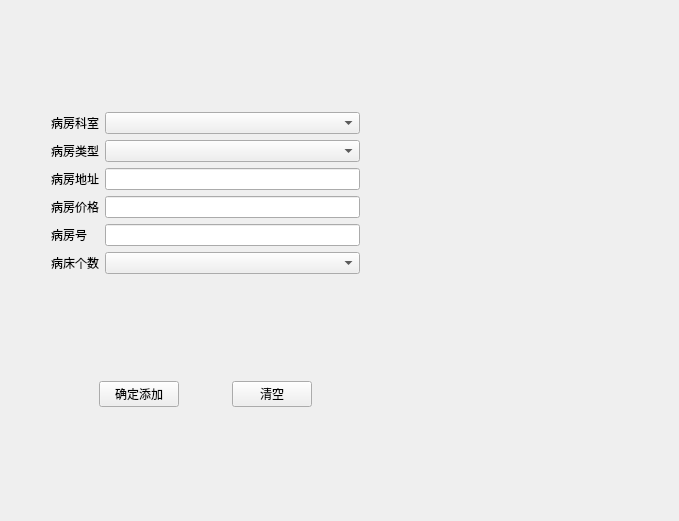
<?xml version="1.0" encoding="UTF-8"?>
<ui version="4.0">
 <class>WardAddBtn</class>
 <widget class="QWidget" name="WardAddBtn">
  <property name="geometry">
   <rect>
    <x>0</x>
    <y>0</y>
    <width>679</width>
    <height>521</height>
   </rect>
  </property>
  <property name="windowTitle">
   <string>Form</string>
  </property>
  <property name="styleSheet">
   <string notr="true"/>
  </property>
  <layout class="QHBoxLayout" name="horizontalLayout_4">
   <item>
    <layout class="QHBoxLayout" name="horizontalLayout_3">
     <item>
      <spacer name="horizontalSpacer">
       <property name="orientation">
        <enum>Qt::Horizontal</enum>
       </property>
       <property name="sizeType">
        <enum>QSizePolicy::Fixed</enum>
       </property>
       <property name="sizeHint" stdset="0">
        <size>
         <width>40</width>
         <height>20</height>
        </size>
       </property>
      </spacer>
     </item>
     <item>
      <layout class="QVBoxLayout" name="verticalLayout_3">
       <item>
        <layout class="QHBoxLayout" name="horizontalLayout">
         <item>
          <layout class="QVBoxLayout" name="verticalLayout">
           <item>
            <widget class="QLabel" name="label">
             <property name="text">
              <string>病房科室</string>
             </property>
            </widget>
           </item>
           <item>
            <widget class="QLabel" name="label_2">
             <property name="text">
              <string>病房类型</string>
             </property>
            </widget>
           </item>
           <item>
            <widget class="QLabel" name="label_5">
             <property name="text">
              <string>病房地址</string>
             </property>
            </widget>
           </item>
           <item>
            <widget class="QLabel" name="label_3">
             <property name="text">
              <string>病房价格</string>
             </property>
            </widget>
           </item>
           <item>
            <widget class="QLabel" name="label_6">
             <property name="text">
              <string>病房号</string>
             </property>
            </widget>
           </item>
           <item>
            <widget class="QLabel" name="label_4">
             <property name="text">
              <string>病床个数</string>
             </property>
            </widget>
           </item>
          </layout>
         </item>
         <item>
          <layout class="QVBoxLayout" name="verticalLayout_2">
           <item>
            <widget class="QComboBox" name="comboBoxSectionRoom"/>
           </item>
           <item>
            <widget class="QComboBox" name="comboBoxWardType"/>
           </item>
           <item>
            <widget class="QLineEdit" name="lineEditAddress"/>
           </item>
           <item>
            <widget class="QLineEdit" name="lineEditPrice"/>
           </item>
           <item>
            <widget class="QLineEdit" name="lineEditId"/>
           </item>
           <item>
            <widget class="QComboBox" name="comboBoxNumber"/>
           </item>
          </layout>
         </item>
        </layout>
       </item>
       <item>
        <layout class="QHBoxLayout" name="horizontalLayout_2">
         <item>
          <spacer name="horizontalSpacer_3">
           <property name="orientation">
            <enum>Qt::Horizontal</enum>
           </property>
           <property name="sizeHint" stdset="0">
            <size>
             <width>40</width>
             <height>20</height>
            </size>
           </property>
          </spacer>
         </item>
         <item>
          <widget class="QPushButton" name="btnSureAdd">
           <property name="text">
            <string>确定添加</string>
           </property>
          </widget>
         </item>
         <item>
          <spacer name="horizontalSpacer_5">
           <property name="orientation">
            <enum>Qt::Horizontal</enum>
           </property>
           <property name="sizeHint" stdset="0">
            <size>
             <width>40</width>
             <height>20</height>
            </size>
           </property>
          </spacer>
         </item>
         <item>
          <widget class="QPushButton" name="btnClear">
           <property name="text">
            <string>清空</string>
           </property>
          </widget>
         </item>
         <item>
          <spacer name="horizontalSpacer_4">
           <property name="orientation">
            <enum>Qt::Horizontal</enum>
           </property>
           <property name="sizeHint" stdset="0">
            <size>
             <width>40</width>
             <height>20</height>
            </size>
           </property>
          </spacer>
         </item>
        </layout>
       </item>
      </layout>
     </item>
     <item>
      <spacer name="horizontalSpacer_2">
       <property name="orientation">
        <enum>Qt::Horizontal</enum>
       </property>
       <property name="sizeHint" stdset="0">
        <size>
         <width>40</width>
         <height>20</height>
        </size>
       </property>
      </spacer>
     </item>
    </layout>
   </item>
  </layout>
 </widget>
 <resources/>
 <connections/>
</ui>
